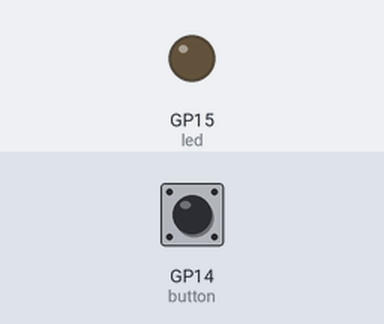
The program below on a simulated Raspberry Pi Pico running MicroPython. Parts: output pins drawn as LEDs (lit = HIGH). The test bench sets the inputs (shaded band); at power-on: GP14 (button) LOW.

Above: at 1.2 s.
1.3 s: GP14 (button) pulled HIGH for 3.2 s
At 5.0 s:
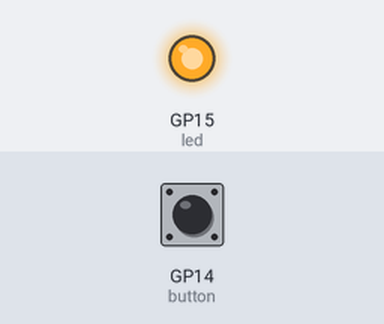
6.0 s: GP14 (button) pulled HIGH for 0.15 s
At 6.3 s:
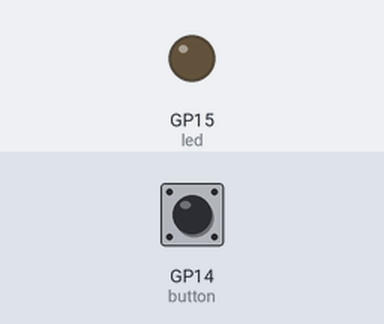
Timing chart, 0 to 9.0 s (numbered marks = the images above; inputs shaded):
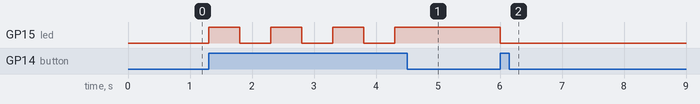

Measured:
- after the input at 1.3 s, GP15 (led): alternates HIGH for 0.50 s and LOW for 0.50 s, 7 changes in all, then stays HIGH, starting at once
- after the input at 6.0 s, GP15 (led): HIGH → LOW at once

The program:

push_buttons.py
```python
'''to control the blinking of an LED based on the input given to the push button switch
LED is connected to the GPIO 15, PUSHBUTTON to GPIO 14
PIN 38 : GROUND, PIN 36 : 3.3V OUT'''

from machine import Pin
import time

led = Pin(15, Pin.OUT)
button = Pin(14, Pin.IN, Pin.PULL_DOWN)

while True:
    if button.value():
        led.toggle()
        time.sleep(0.5)


'''from machine import Pin, Timer
import time

led = Pin(15, Pin.OUT)
button = Pin(14, Pin.IN, Pin.PULL_DOWN)
timer = Timer()

def blink(timer):
    if button.value():
        led.toggle()
        time.sleep(0.5)
timer.init(freq=2.5, mode=Timer.PERIODIC, callback=blink)'''
'''while True:
    if button.value():
        led.toggle()
        time.sleep(0.5)
         '''
```
